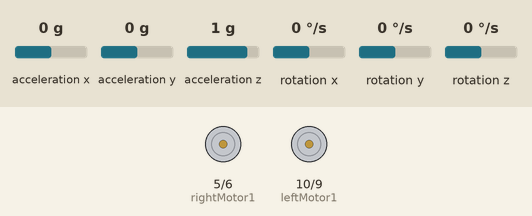
Simulated run of this sketch. Board: Arduino Uno, built with avr-gcc and run on an emulated ATmega328P. On the bench: motor-driver pin pairs drawn as motors (green arrow = first pin HIGH = forward, orange = second pin HIGH = backward, longer = more drive). The test bench sets the inputs (shaded band); at power-on: acceleration x 0 g, acceleration y 0 g, acceleration z 1 g, rotation x 0 °/s, rotation y 0 °/s, rotation z 0 °/s.

Above: at 1.2 s.
1.3 s: acceleration x set to -0.3 g
At 2.4 s:
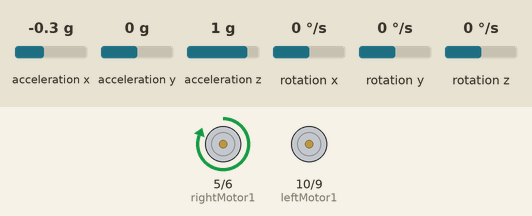
2.8 s: acceleration x set to 0.8 g
At 3.2 s:
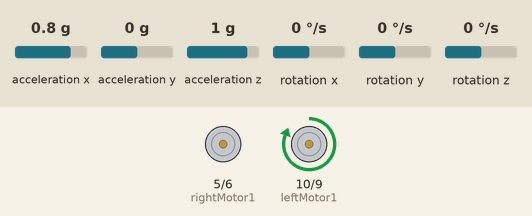
4.3 s: acceleration x set to 0.3 g
5.8 s: acceleration x set to 0 g
At 7.0 s:
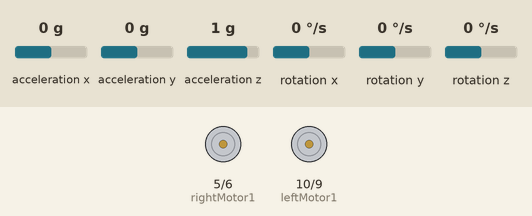
7.3 s: acceleration x set to -1.4 g
At 8.1 s:
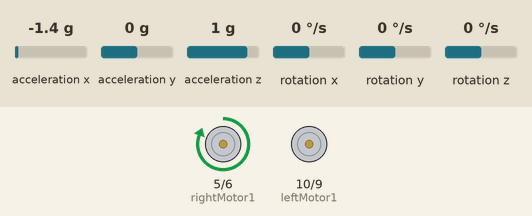
Timing chart, 0 to 9.8 s (numbered marks = the images above; inputs shaded):
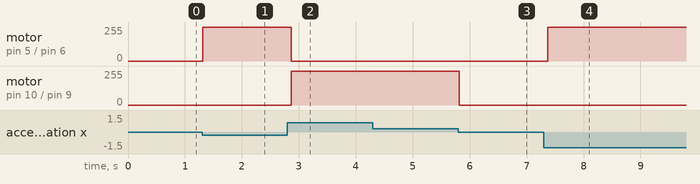

Measured:
- the behaviour switches between -0.1 and -0.2 g on acceleration x (found by bisection; images 0 and 1)
- the behaviour switches between 0.2 and 0.1 g on acceleration x (found by bisection; images 2 and 3)
- after the input at 1.3 s, motor on pin 5 (rightMotor1) / pin 6 (rightMotor2): stopped → forward 255/255 at once
- after the input at 2.8 s, motor on pin 5 (rightMotor1) / pin 6 (rightMotor2): forward 255/255 → stopped after 0.07 s; motor on pin 10 (leftMotor1) / pin 9 (leftMotor2): stopped → forward 255/255 after 0.07 s
- after the input at 4.3 s, every drawn part: stays the same
- after the input at 5.8 s, motor on pin 10 (leftMotor1) / pin 9 (leftMotor2): forward 255/255 → stopped at once
- after the input at 7.3 s, motor on pin 5 (rightMotor1) / pin 6 (rightMotor2): stopped → forward 255/255 after 0.08 s

The sketch:

gyro.ino
```cpp
#include <Wire.h>
#include <MPU6050.h>

MPU6050 mpu;

// Motor pins (L293D)
const int leftMotor1 = 10;
const int leftMotor2 = 9;
const int rightMotor1 = 5;
const int rightMotor2 = 6;

void setup() {
  Wire.begin();
  mpu.initialize();

  pinMode(leftMotor1, OUTPUT);
  pinMode(leftMotor2, OUTPUT);
  pinMode(rightMotor1, OUTPUT);
  pinMode(rightMotor2, OUTPUT);

  // Stop motors
  digitalWrite(leftMotor1, LOW);
  digitalWrite(leftMotor2, LOW);
  digitalWrite(rightMotor1, LOW);
  digitalWrite(rightMotor2, LOW);
}

void loop() {
  int16_t ax, ay, az;
  mpu.getAcceleration(&ax, &ay, &az);

  // Simple tilt detection
  if (ax > 2500) { // Tilted left
    digitalWrite(leftMotor1, HIGH);  // Left motor on
    digitalWrite(leftMotor2, LOW);
    digitalWrite(rightMotor1, LOW);
    digitalWrite(rightMotor2, LOW);
  }
  else if (ax < -2500) { // Tilted right
    digitalWrite(leftMotor1, LOW);
    digitalWrite(leftMotor2, LOW);
    digitalWrite(rightMotor1, HIGH); // Right motor on
    digitalWrite(rightMotor2, LOW);
  }
  else { // Level
    digitalWrite(leftMotor1, LOW);
    digitalWrite(leftMotor2, LOW);
    digitalWrite(rightMotor1, LOW);
    digitalWrite(rightMotor2, LOW);
  }

  delay(80);
}
```
